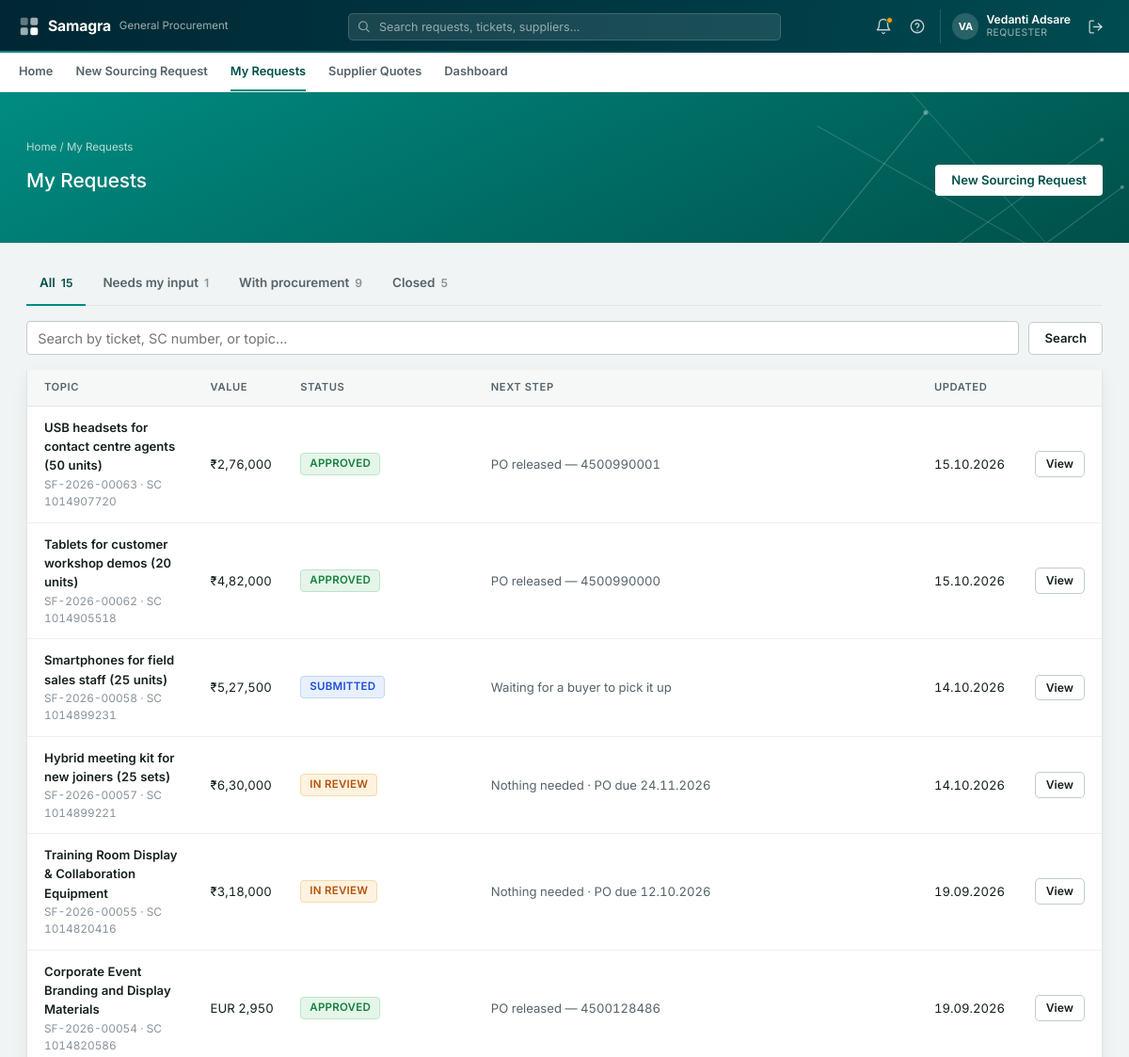
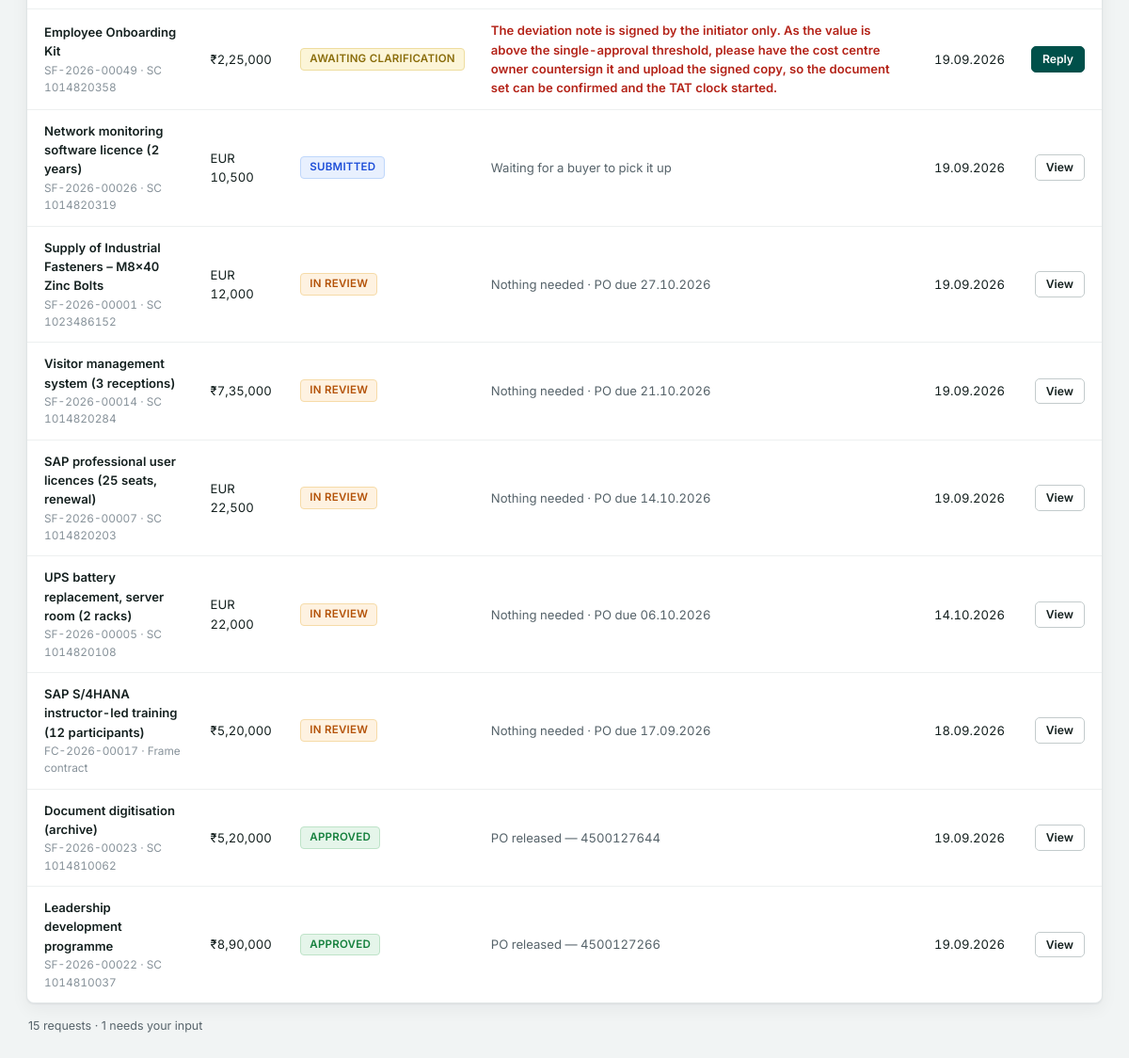
Page /requests (signed in) on the earlier database version (2 pictures, top to bottom).
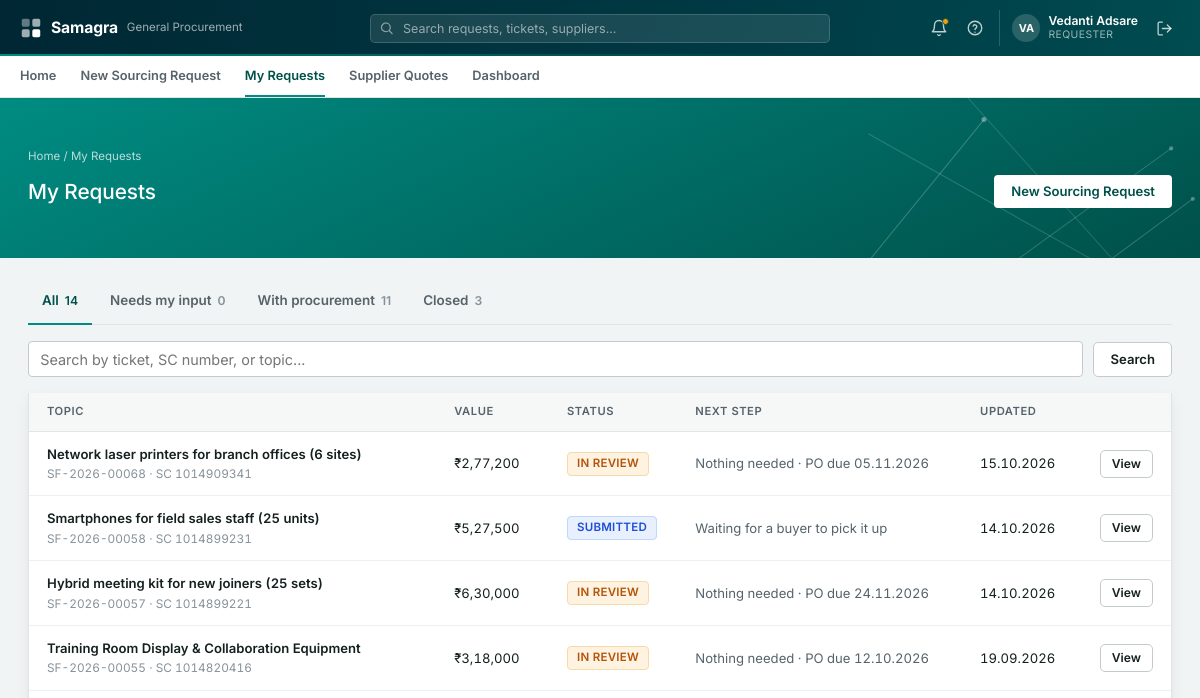
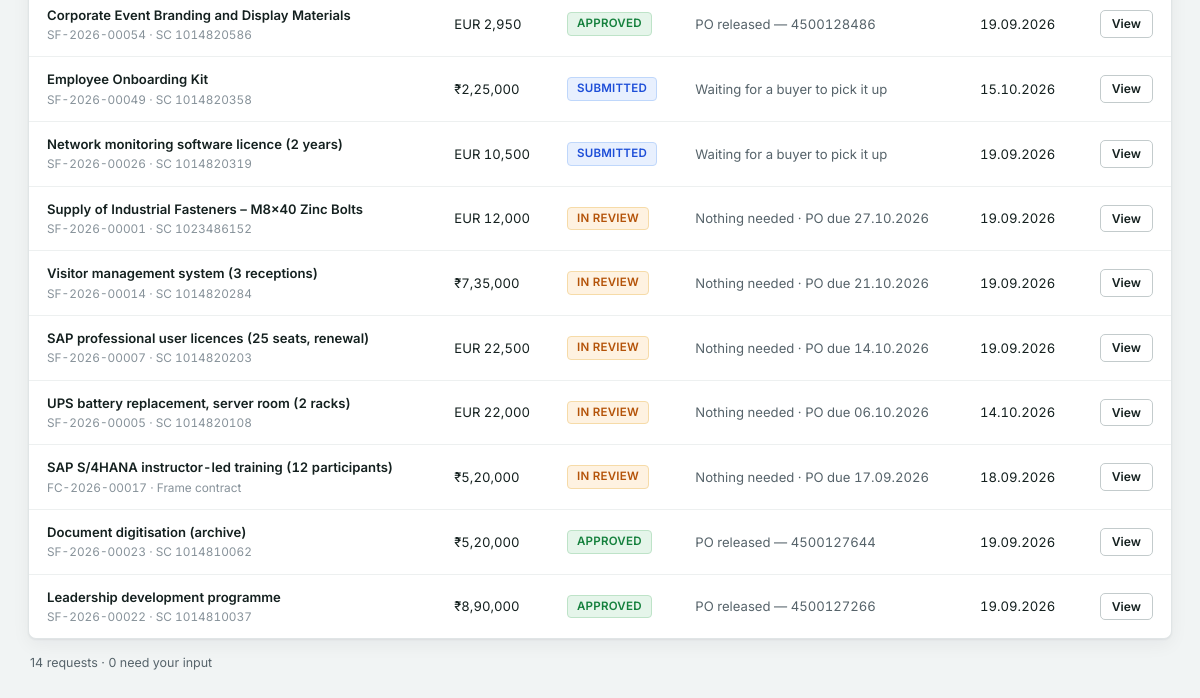
Same page on the later database version (2 pictures, top to bottom).
### tables this page shows
CREATE TABLE cases (
    id                          INTEGER PRIMARY KEY AUTOINCREMENT,
    ticket_no                   TEXT UNIQUE,
    sc_number                   TEXT NOT NULL UNIQUE,
    topic_title                 TEXT NOT NULL,
    description                 TEXT,
    requestor_name              TEXT NOT NULL,
    requestor_email             TEXT NOT NULL,
    requestor_contact           TEXT,
    is_on_behalf                INTEGER DEFAULT 0,
    submitted_by_name           TEXT,
    submitted_by_email          TEXT,
    requesting_dept             TEXT NOT NULL,
    requisitioning_bu           TEXT,
    expense_commodity           TEXT,
    delivery_location           TEXT,
    topic_value_inr             REAL NOT NULL,
    currency                    TEXT,
    tax_basis                   TEXT,
    fc_valid_till               DATE,
    date_required_by            DATE,
    submitted_at                TIMESTAMP NOT NULL,
    status                      TEXT NOT NULL,
    assigned_buyer              TEXT,
    final_corrected_docs_date   DATE,
    defined_tat                 INTEGER,
    expected_po_closure         DATE,
    case_folder                 TEXT NOT NULL,
    parse_status                TEXT,
    remarks_for_user            TEXT,
    remarks_for_buyer           TEXT,
    in_scope                    INTEGER DEFAULT 1
, cost_center TEXT, employee_code TEXT, user_id TEXT, sourcing_type TEXT DEFAULT 'Product', fx_rate REAL DEFAULT 1.0, topic_value_foreign REAL, delivery_from_date DATE, delivery_to_date DATE, mrm_conducted TEXT, mrm_reason TEXT, po_number TEXT, delivery_building TEXT, mrm_relevant TEXT, offer_analysis TEXT, offer_analysis_at TIMESTAMP, source TEXT DEFAULT 'portal', external_case_id TEXT, category TEXT, est_value REAL, est_currency TEXT, rfq_deadline DATE, external_status TEXT, sourcing_basis TEXT DEFAULT 'One-time sourcing', value_eur REAL, offer_comparison TEXT, brief TEXT, brief_at TIMESTAMP, brief_key TEXT, market_benchmark TEXT, market_benchmark_at TIMESTAMP, infosec_answers TEXT, infosec_required INTEGER);

CREATE TABLE audit_trail (
    id            INTEGER PRIMARY KEY AUTOINCREMENT,
    case_id       INTEGER NOT NULL REFERENCES cases(id),
    actor         TEXT NOT NULL,
    action        TEXT NOT NULL,
    detail        TEXT,
    created_at    TIMESTAMP NOT NULL
, visibility TEXT DEFAULT 'internal');

### routers/requester_routes.py (the view)
@router.get("/requests", response_class=HTMLResponse)
async def my_requests_list(request: Request, user=Depends(require_requester), q: str = ""):
    cases = db.list_cases({"requestor_email": user["email"]})
    if q.strip():
        needle = q.strip().lower()
        cases = [
            c for c in cases
            if needle in (c["ticket_no"] or "").lower()
            or needle in (c["sc_number"] or "").lower()
            or needle in (c["topic_title"] or "").lower()
        ]
    closed = db.closed_dates()
    counts = {"needs-input": 0, "with-procurement": 0, "completed": 0}
    for c in cases:
        clock = clock_for(c, closed.get(c["id"]))
        c["days_text"] = clock["text"]
        c["clock_sub"] = clock["sub"]
        c["clock_tone"] = clock["tone"]
        c["category"] = _list_category(c["status"])
        c["next_step"] = _next_step_text(c)
        audit = db.list_audit(c["id"])
        c["updated_at"] = audit[-1]["created_at"] if audit else c["submitted_at"]
        counts[c["category"]] += 1
    return templates.TemplateResponse(
        request,
        "requester/my_requests_list.html",
        {
            "user": user,
            "nav_page": "my_requests",
            "cases": cases,
            "q": q,
            "counts": counts,
        },
    )

### templates/requester/my_requests_list.html (shortened to what this page needs)
{% extends "base.html" %}
{% block hero %}
<div class="sf-hero-band">
    <div class="sf-hero-inner">
        <div class="sf-hero-breadcrumb">Home / My Requests</div>
        <div class="sf-hero-row">
            <div class="sf-hero-title-group">
                <h1 class="sf-hero-title">My Requests</h1>
            </div>
            <div class="sf-hero-actions">
                <a href="/requests/new" class="sf-hero-btn sf-hero-btn--solid">New Sourcing Request</a>
            </div>
        </div>
    </div>
</div>
{% endblock %}
{% block content %}
<div class="sf-list-tabs" data-list-tabs>
    <a href="#" class="sf-list-tabs__item active" data-tab-filter="all">All <span class="sf-list-tabs__count">{{ cases | length }}</span></a>
    <a href="#" class="sf-list-tabs__item" data-tab-filter="needs-input">Needs my input <span class="sf-list-tabs__count">{{ counts["needs-input"] }}</span></a>
    <a href="#" class="sf-list-tabs__item" data-tab-filter="with-procurement">With procurement <span class="sf-list-tabs__count">{{ counts["with-procurement"] }}</span></a>
    <a href="#" class="sf-list-tabs__item" data-tab-filter="completed">Closed <span class="sf-list-tabs__count">{{ counts["completed"] }}</span></a>
</div>
<form method="get" action="/requests" class="sf-filters" style="margin:16px 0;">
    <div class="sf-field sf-field--search" style="margin-bottom:0;">
        <input type="text" name="q" value="{{ q }}" placeholder="Search by ticket, SC number, or topic...">
    </div>
    <button type="submit" class="sf-btn sf-btn--secondary">Search</button>
</form>
{% if not cases %}
<div class="sf-card">
    <p class="sf-muted" style="margin:0;">
        {% if q %}No requests match "{{ q }}".{% else %}No requests found yet. Submit one from <strong>New Sourcing Request</strong>.{% endif %}
    </p>
</div>
{% else %}
<div class="sf-list-table-wrap">
<table class="sf-table">
    <thead>
        <tr><th>Topic</th><th>Value</th><th>Status</th><th>Next step</th><th>Updated</th><th></th></tr>
    </thead>
    <tbody>
    {% for c in cases %}
    <tr data-category="{{ c.category }}" data-href="/requests/{{ c.id }}" tabindex="0">
        <td><div class="sf-list-topic">{{ c.topic_title }}</div><div class="sf-list-topic__sub">{{ c.ticket_no }}{{ " · Frame contract" if c.sourcing_basis == "Frame contract" else (" · SC " ~ c.sc_number) }}</div></td>
        <td>{{ c | money }}</td>
        <td>{{ c.status | status_chip }}</td>
        <td class="sf-list-next {{ 'sf-list-next--urgent' if c.status == 'ENQUIRED' }}">{{ c.next_step }}</td>
        <td>{{ c.updated_at | date }}</td>
        <td>
            {% if c.status == "ENQUIRED" %}
            <a href="/requests/{{ c.id }}?tab=activity" class="sf-btn sf-btn--primary sf-btn--sm">Reply</a>
            {% else %}
            <a href="/requests/{{ c.id }}" class="sf-btn sf-btn--secondary sf-btn--sm">View</a>
            {% endif %}
        </td>
    </tr>
    {% endfor %}
    </tbody>
</table>
</div>
<p class="sf-list-summary">{{ cases | length }} request{{ "s" if cases | length != 1 }} · {{ counts["needs-input"] }} need{{ "s" if counts["needs-input"] == 1 }} your input</p>
{% endif %}
{% endblock %}

Differences in the rows shown:
removed cases: topic_title "USB headsets for contact centre agents (50 units)", ticket_no "SF-2026-00063", sourcing_basis+sc_number "· SC 1014907720", c "₹2,76,000", status|status_chip "APPROVED", next_step "PO released — 4500990001", updated_at "15.10.2026"
removed cases: topic_title "Tablets for customer workshop demos (20 units)", ticket_no "SF-2026-00062", sourcing_basis+sc_number "· SC 1014905518", c "₹4,82,000", status|status_chip "APPROVED", next_step "PO released — 4500990000", updated_at "15.10.2026"
added cases: topic_title "Network laser printers for branch offices (6 sites)", ticket_no "SF-2026-00068", sourcing_basis+sc_number "· SC 1014909341", c "₹2,77,200", status|status_chip "IN REVIEW", next_step "Nothing needed · PO due 05.11.2026", updated_at "15.10.2026"
changed cases "Employee Onboarding Kit": status|status_chip "AWAITING CLARIFICATION" → "SUBMITTED"; next_step "The deviation note is signed by the initiator only. As the value is above the single-approval threshold, please have the cost centre owner countersign it and upload the signed copy, so the document set can be confirmed and the TAT clock started." → "Waiting for a buyer to pick it up"; updated_at "19.09.2026" → "15.10.2026"; status "Reply" → "View"
Other differences:
{{ cases | length }}: "15" → "14"
{{ counts["needs-input"] }}: "1" → "0"
{{ counts["with-procurement"] }}: "9" → "11"
{{ counts["completed"] }}: "5" → "3"
{{ "s" if counts["needs-input"] == 1 }}: "s" → (not shown)
